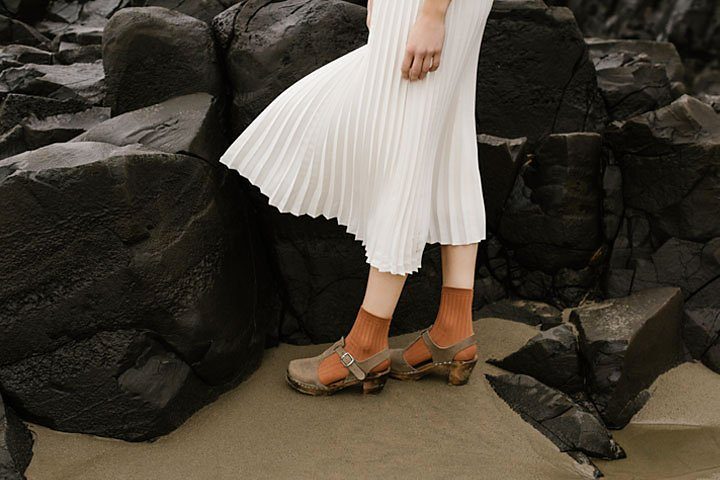
#> input picture images/a1images/highlights_and_shadows.jpg, 720 x 480 px
$ jupyter execute q2_gamma.ipynb
#> lines starting #> are read from the running program, lines starting #| are printed output that depends on the picture
**Sub questions:**
- (a) Apply gamma correction to the **L plane only** in L\*a\*b\* colour space and state the γ value
- (b) Show histograms of the original and corrected images

**Image:** `highlights_and_shadows.jpg`

[cell 1]
import cv2 as cv
import numpy as np
import matplotlib.pyplot as plt
import os

# Load image — OpenCV reads as BGR
img_bgr = cv.imread('../images/a1images/highlights_and_shadows.jpg')
#> img_bgr is the input picture: shape (480, 720, 3); mean B, G, R 58.1, 68.6, 75.7
assert img_bgr is not None, "Could not load highlights_and_shadows.jpg"

# Convert BGR → RGB for correct matplotlib display
img_rgb = cv.cvtColor(img_bgr, cv.COLOR_BGR2RGB)

print(f"Image shape : {img_bgr.shape}")
#| Image shape : (480, 720, 3)
print(f"Dtype       : {img_bgr.dtype}")
#| Dtype       : uint8
print(f"Min / Max   : {img_bgr.min()} / {img_bgr.max()}")
#| Min / Max   : 0 / 255

[cell 2]
# Display original image
fig, ax = plt.subplots(1, 1, figsize=(7, 5))
ax.imshow(img_rgb)
ax.set_title('Original Image — highlights_and_shadows.jpg', fontsize=12)
ax.axis('off')
plt.tight_layout()
os.makedirs('../outputs/q2', exist_ok=True)
plt.savefig('../outputs/q2/q2_original.png', dpi=150, bbox_inches='tight')
plt.show()

## (a) Gamma Correction on the L Channel

[cell 3]
# ── Step 1: Convert BGR → L*a*b* ─────────────────────────────────────────────
img_lab = cv.cvtColor(img_bgr, cv.COLOR_BGR2Lab)
#> img_lab: shape (480, 720, 3); mean of channels 0, 1, 2 71.3, 129.1, 135

# ── Step 2: Split into L, a*, b* channels ─────────────────────────────────────
L, a, b = cv.split(img_lab)
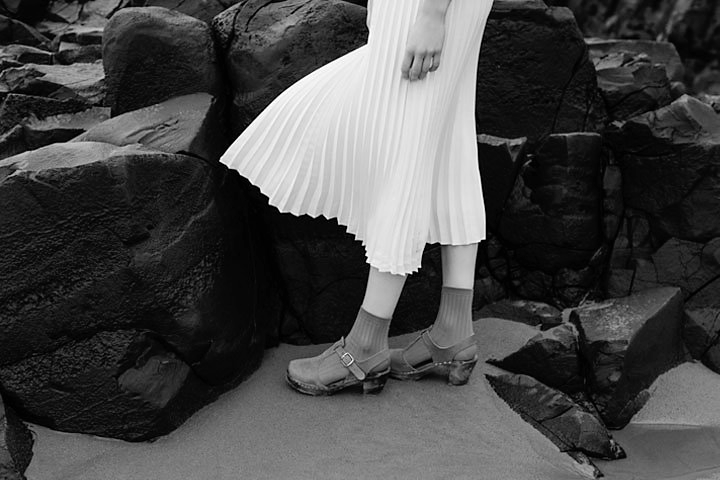
#> L: shape (480, 720); min 0, max 255, mean 71.3
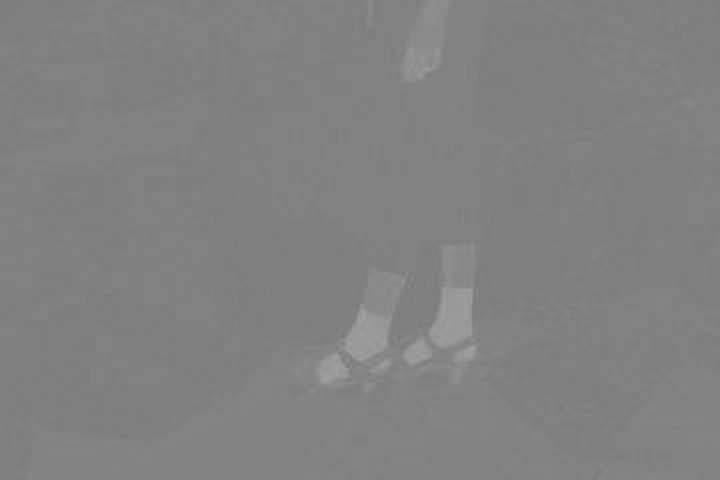
#> a: shape (480, 720); min 119, max 160, mean 129.1

print(f"L channel — Min: {L.min()}, Max: {L.max()}, Mean: {L.mean():.2f}, Std: {L.std():.2f}")
#| L channel — Min: 0, Max: 255, Mean: 71.26, Std: 69.73
print(f"Image is {'DARK (mean < 127) → use γ < 1 to brighten' if L.mean() < 127 else 'BRIGHT (mean > 127) → use γ > 1 to darken'}")
#| Image is DARK (mean < 127) → use γ < 1 to brighten

[cell 4]
# ── Step 3: Apply gamma correction to L channel only ─────────────────────────

GAMMA = 0.45   # γ < 1 brightens the image; stated value for the report

def gamma_correct_channel(channel_uint8, gamma):
    """
    Apply gamma correction to a single uint8 channel.
    Steps:
      1. Normalize to [0, 1]
      2. Apply power law: s = r^gamma
      3. Scale back to [0, 255] as uint8
    """
#> called with gamma = 0.45
    # Normalize to float [0, 1]
    channel_norm = channel_uint8.astype(np.float32) / 255.0
    # Apply gamma
    corrected = np.power(channel_norm, gamma)
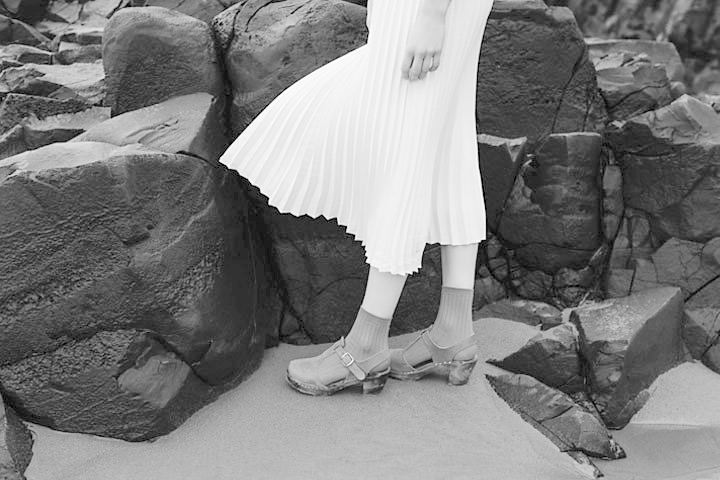
#> corrected: shape (480, 720) float32; min 0, max 1, mean 0.492
    # Scale back to uint8
    return (corrected * 255).astype(np.uint8)


L_corrected = gamma_correct_channel(L, GAMMA)

print(f"Gamma applied  : γ = {GAMMA}")
print(f"L original     — Mean: {L.mean():.2f} | Std: {L.std():.2f}")
#| L original     — Mean: 71.26 | Std: 69.73
print(f"L corrected    — Mean: {L_corrected.mean():.2f} | Std: {L_corrected.std():.2f}")
#| L corrected    — Mean: 125.03 | Std: 63.44

[cell 5]
# ── Step 4: Merge corrected L with original a* and b* ────────────────────────
img_lab_corrected = cv.merge([L_corrected, a, b])
#> img_lab_corrected: shape (480, 720, 3); mean of channels 0, 1, 2 125, 129.1, 135

# ── Step 5: Convert L*a*b* → BGR → RGB for display ───────────────────────────
img_bgr_corrected = cv.cvtColor(img_lab_corrected, cv.COLOR_Lab2BGR)
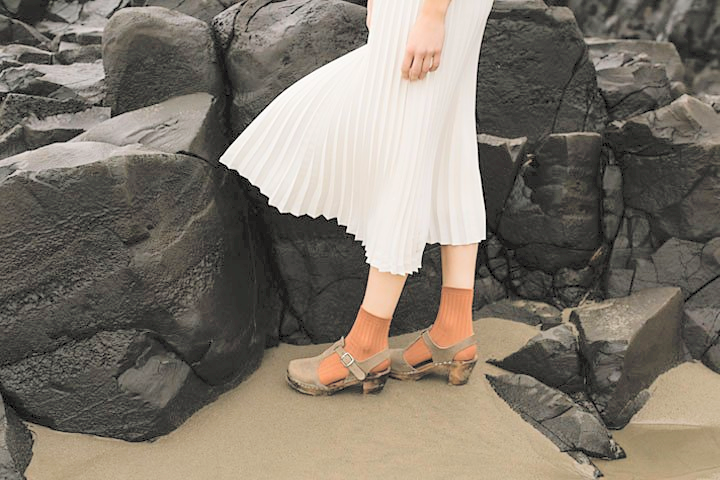
#> img_bgr_corrected: shape (480, 720, 3); mean B, G, R 107.3, 118.3, 126.3
img_rgb_corrected = cv.cvtColor(img_bgr_corrected, cv.COLOR_BGR2RGB)

print("Corrected image shape :", img_bgr_corrected.shape)
#| Corrected image shape : (480, 720, 3)
print("Corrected image dtype :", img_bgr_corrected.dtype)
#| Corrected image dtype : uint8

[cell 6]
# ── Visual comparison: original vs corrected ─────────────────────────────────
fig, axes = plt.subplots(1, 2, figsize=(14, 5))

axes[0].imshow(img_rgb)
axes[0].set_title('Original Image', fontsize=13)
axes[0].axis('off')

axes[1].imshow(img_rgb_corrected)
axes[1].set_title(f'Gamma Corrected  (γ = {GAMMA}, L channel only)', fontsize=13)
axes[1].axis('off')

plt.suptitle('Q2(a): Gamma Correction in L*a*b* Colour Space', fontsize=14, fontweight='bold')
plt.tight_layout()
plt.savefig('../outputs/q2/q2_comparison.png', dpi=150, bbox_inches='tight')
plt.show()

## (b) Histograms of Original and Corrected Images

[cell 7]
# ── Compute histograms of L channel before and after ─────────────────────────
hist_L_orig = np.histogram(L.ravel(),           bins=256, range=(0, 256))[0]
#> hist_L_orig = 256 values, max 13634 at index 12, min 0 at index 4, mean 1350
hist_L_corr = np.histogram(L_corrected.ravel(), bins=256, range=(0, 256))[0]
#> hist_L_corr = 256 values, max 13634 at index 64, min 0 at index 1, mean 1350

fig, axes = plt.subplots(1, 2, figsize=(14, 4))

axes[0].bar(range(256), hist_L_orig, color='steelblue', alpha=0.8, width=1.0)
axes[0].set_title('Histogram — L Channel (Original)', fontsize=12)
axes[0].set_xlabel('L Intensity (0–255)')
axes[0].set_ylabel('Frequency')
axes[0].set_xlim([0, 255])
axes[0].axvline(L.mean(), color='red', linestyle='--', linewidth=1.5,
                label=f'Mean = {L.mean():.1f}')
axes[0].legend()

axes[1].bar(range(256), hist_L_corr, color='darkorange', alpha=0.8, width=1.0)
axes[1].set_title(f'Histogram — L Channel (Gamma γ={GAMMA})', fontsize=12)
axes[1].set_xlabel('L Intensity (0–255)')
axes[1].set_ylabel('Frequency')
axes[1].set_xlim([0, 255])
axes[1].axvline(L_corrected.mean(), color='red', linestyle='--', linewidth=1.5,
                label=f'Mean = {L_corrected.mean():.1f}')
axes[1].legend()

plt.suptitle('Q2(b): L Channel Histograms — Before and After Gamma Correction',
             fontsize=13, fontweight='bold')
plt.tight_layout()
plt.savefig('../outputs/q2/q2_histograms_L.png', dpi=150, bbox_inches='tight')
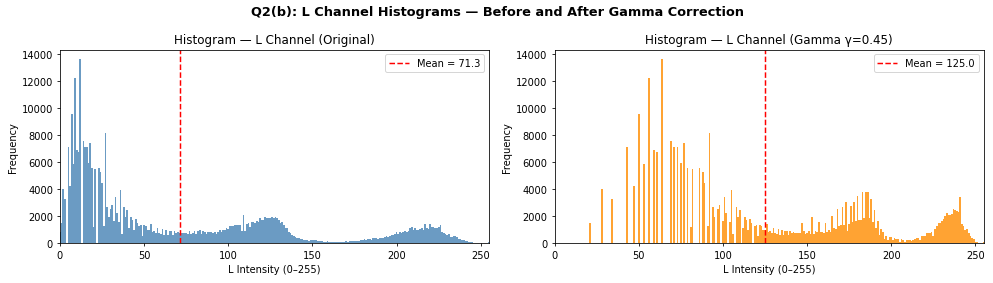
#> figure drawn by matplotlib, 2 panels; panel 1: tallest bar 13634 high, from x = 11.5 to 12.5; panel 2: tallest bar 13634 high, from x = 63.5 to 64.5
plt.show()

[cell 8]
# ── Also show full RGB histograms of original vs corrected ──────────────────
fig, axes = plt.subplots(2, 3, figsize=(16, 8))
fig.suptitle('Q2(b): RGB Channel Histograms — Original vs Corrected', fontsize=13, fontweight='bold')

channel_names  = ['Red', 'Green', 'Blue']
channel_colors = ['red', 'green', 'blue']

for col, (ch_name, ch_color) in enumerate(zip(channel_names, channel_colors)):
    # Original
    hist_orig = np.histogram(img_rgb[:,:,col].ravel(), bins=256, range=(0,256))[0]
    axes[0, col].bar(range(256), hist_orig, color=ch_color, alpha=0.6, width=1.0)
    axes[0, col].set_title(f'Original — {ch_name} channel', fontsize=11)
    axes[0, col].set_xlim([0, 255])
    axes[0, col].set_xlabel('Intensity')
    axes[0, col].set_ylabel('Frequency')

    # Corrected
    hist_corr = np.histogram(img_rgb_corrected[:,:,col].ravel(), bins=256, range=(0,256))[0]
    axes[1, col].bar(range(256), hist_corr, color=ch_color, alpha=0.6, width=1.0)
    axes[1, col].set_title(f'Corrected — {ch_name} channel', fontsize=11)
    axes[1, col].set_xlim([0, 255])
    axes[1, col].set_xlabel('Intensity')
    axes[1, col].set_ylabel('Frequency')

plt.tight_layout()
plt.savefig('../outputs/q2/q2_histograms_RGB.png', dpi=150, bbox_inches='tight')
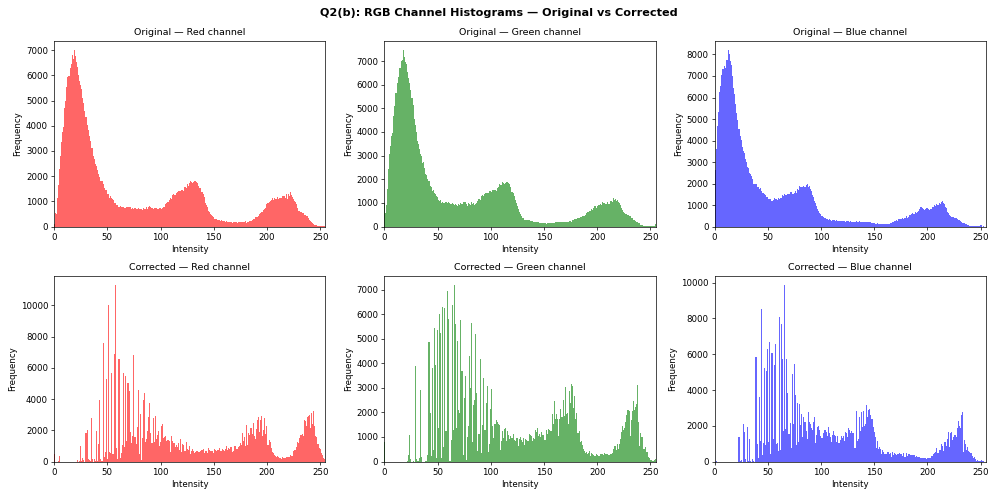
#> figure drawn by matplotlib, 6 panels; panel 1: tallest bar 7023 high, from x = 18.5 to 19.5; panel 2: tallest bar 7486 high, from x = 17.5 to 18.5; panel 3: tallest bar 8229 high, from x = 12.5 to 13.5; panel 4: tallest bar 11341 high, from x = 57.5 to 58.5
plt.show()

[cell 9]
# ── Statistics summary ───────────────────────────────────────────────────────
print(f"Gamma value used: γ = {GAMMA}  (γ < 1 → brightening)")
print()
print(f"{'Channel':<20} {'Mean (orig)':>12} {'Mean (corr)':>12} {'Std (orig)':>11} {'Std (corr)':>11}")
print("-" * 70)

# L channel
print(f"{'L (luminance)':<20} {L.mean():>12.2f} {L_corrected.mean():>12.2f} "
      f"{L.std():>11.2f} {L_corrected.std():>11.2f}")
#| L (luminance)               71.26       125.03       69.73       63.44

# RGB channels
ch_names = ['Red', 'Green', 'Blue']
for i, name in enumerate(ch_names):
    orig_ch = img_rgb[:,:,i]
    corr_ch = img_rgb_corrected[:,:,i]
    print(f"{name:<20} {orig_ch.mean():>12.2f} {corr_ch.mean():>12.2f} "
          f"{orig_ch.std():>11.2f} {corr_ch.std():>11.2f}")
#> this loop made 3 passes
#| Red                         75.71       126.27       69.67       68.10
#| Green                       68.57       118.28       65.45       62.31
#| Blue                        58.07       107.32       63.56       58.43
#> pass 1, `orig_ch = img_rgb[:,:,i]`:
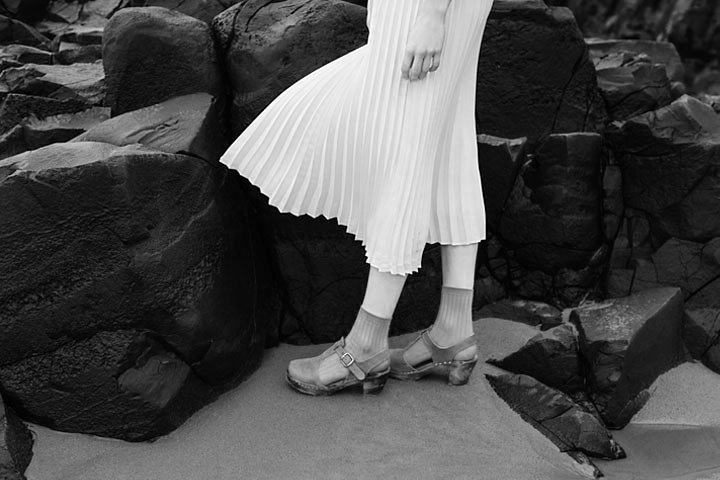
#> orig_ch: shape (480, 720); min 0, max 255, mean 75.7
#> pass 1, `corr_ch = img_rgb_corrected[:,:,i]`:
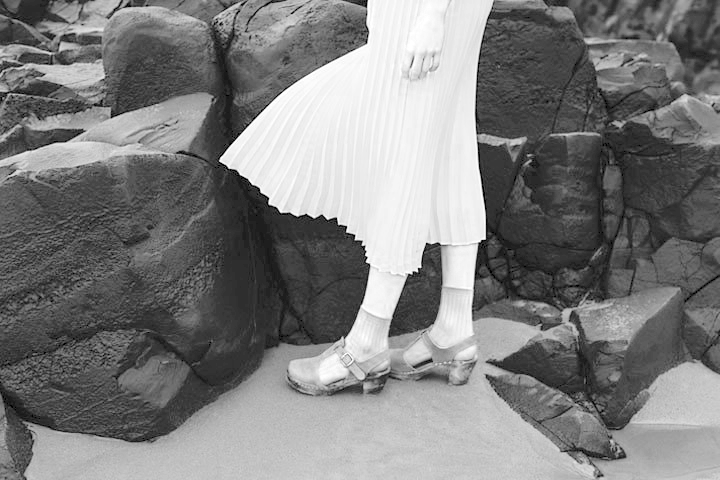
#> corr_ch: shape (480, 720); min 0, max 255, mean 126.3
#> after the loop:
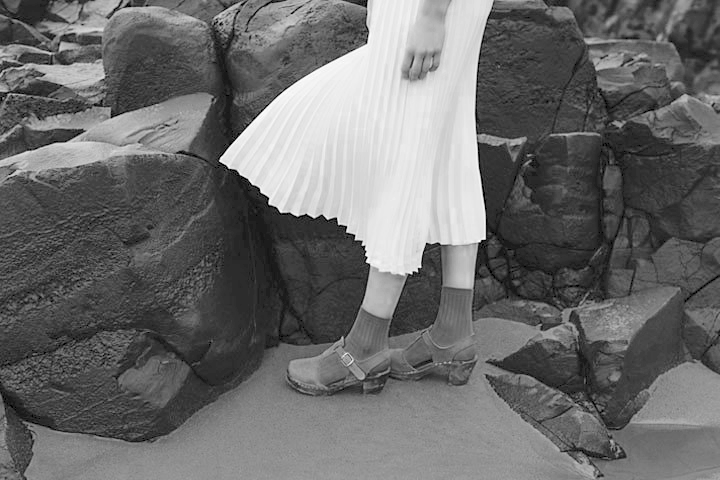
#> corr_ch: shape (480, 720); min 0, max 255, mean 107.3
#> after the loop:
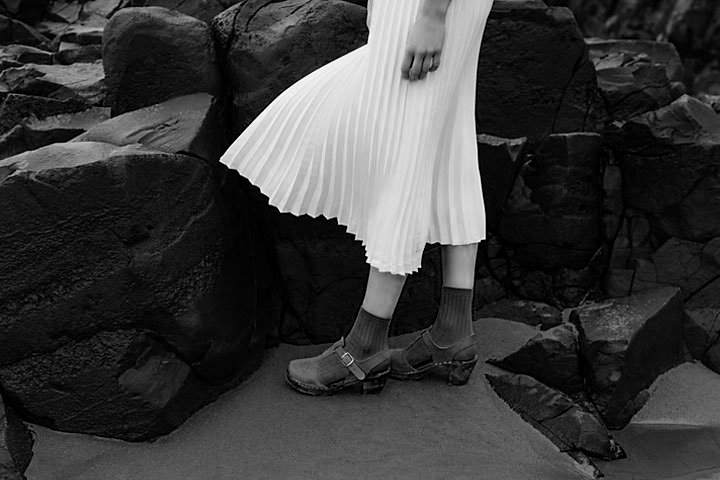
#> orig_ch: shape (480, 720); min 0, max 255, mean 58.1

$ run again, with images/a1images/daisy.jpg copied over images/a1images/highlights_and_shadows.jpg
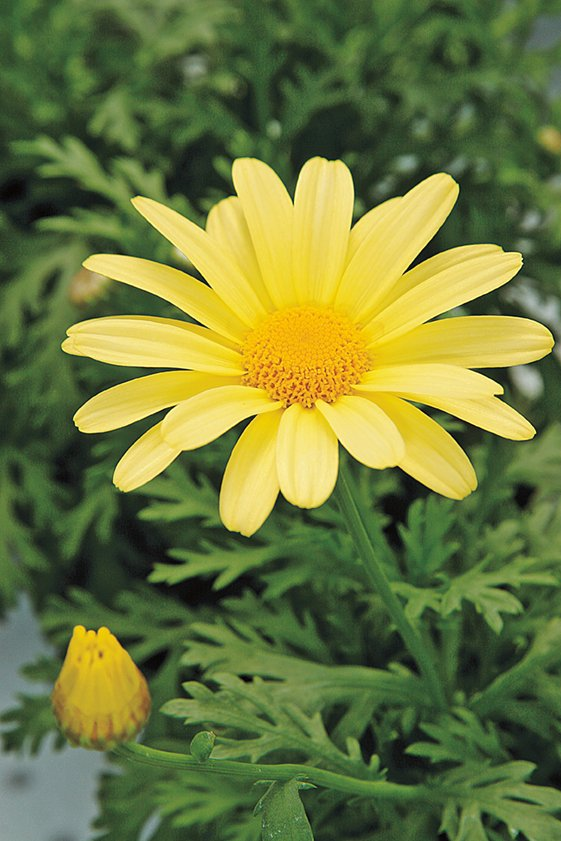
#> input picture images/a1images/daisy.jpg, 561 x 841 px
#> img_bgr is the input picture: shape (841, 561, 3); mean B, G, R 60.7, 120.3, 108.5
#| Image shape : (841, 561, 3)
#| Dtype       : uint8
#| Min / Max   : 0 / 255
#> img_lab: shape (841, 561, 3); mean of channels 0, 1, 2 121.3, 114.4, 157.2
#| L channel — Min: 0, Max: 252, Mean: 121.32, Std: 60.71
#| Image is DARK (mean < 127) → use γ < 1 to brighten
#| L original     — Mean: 121.32 | Std: 60.71
#| L corrected    — Mean: 175.96 | Std: 42.42
#> img_lab_corrected: shape (841, 561, 3); mean of channels 0, 1, 2 176, 114.4, 157.2
#> `img_bgr_corrected = cv.cvtColor(img_lab_corrected, cv.COLOR_Lab2BGR)`:
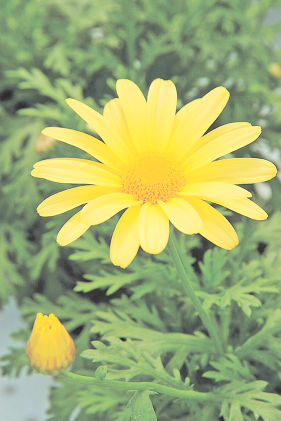
#> img_bgr_corrected: shape (841, 561, 3) (shown at 1/2 size); mean B, G, R 113.2, 175, 161.1
#| Corrected image shape : (841, 561, 3)
#| Corrected image dtype : uint8
#> hist_L_orig = 256 values, max 5335 at index 80, min 0 at index 4, mean 1843
#> hist_L_corr = 256 values, max 12528 at index 241, min 0 at index 1, mean 1843
#| L (luminance)              121.32       175.96       60.71       42.42
#> the loop `for i, name in enumerate(ch_names):` made 3 passes
#| Red                        108.50       161.09       75.50       57.18
#| Green                      120.30       174.99       58.68       43.14
#| Blue                        60.66       113.17       31.20       24.65
#> after the loop `for i, name in enumerate(ch_names):`:
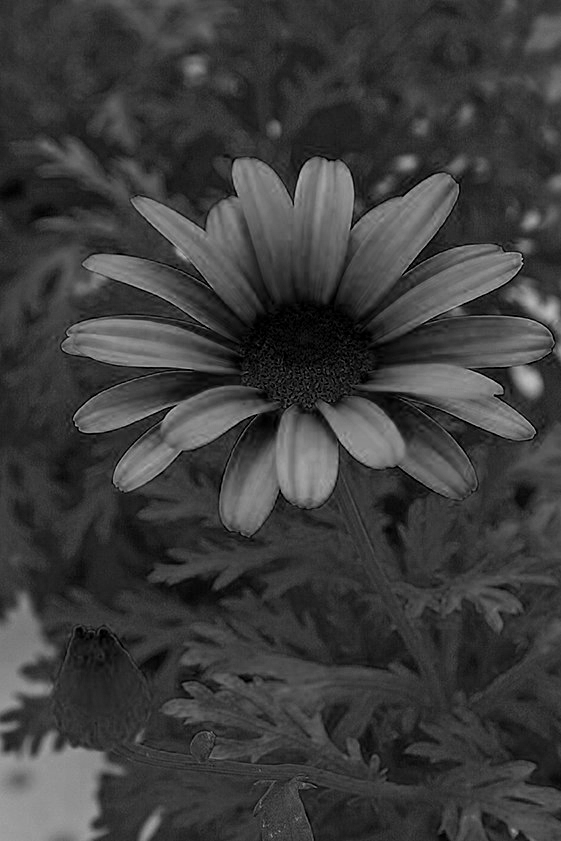
#> orig_ch: shape (841, 561); min 0, max 202, mean 60.7

$ run again, with images/a1images/emma.jpg copied over images/a1images/highlights_and_shadows.jpg
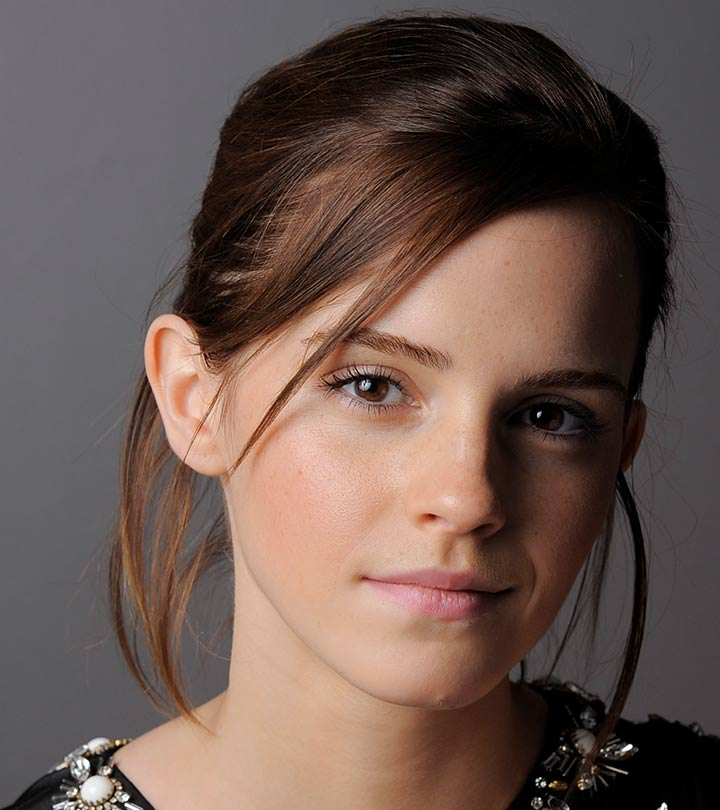
#> input picture images/a1images/emma.jpg, 720 x 810 px
#> img_bgr is the input picture: shape (810, 720, 3); mean B, G, R 80.1, 87.4, 106.8
#| Image shape : (810, 720, 3)
#| Dtype       : uint8
#| Min / Max   : 0 / 255
#> img_lab: shape (810, 720, 3); mean of channels 0, 1, 2 97, 134.8, 135.1
#| L channel — Min: 0, Max: 255, Mean: 97.03, Std: 58.70
#| Image is DARK (mean < 127) → use γ < 1 to brighten
#| L original     — Mean: 97.03 | Std: 58.70
#| L corrected    — Mean: 152.24 | Std: 57.92
#> img_lab_corrected: shape (810, 720, 3); mean of channels 0, 1, 2 152.2, 134.8, 135.1
#| Corrected image shape : (810, 720, 3)
#| Corrected image dtype : uint8
#> hist_L_orig = 256 values, max 15795 at index 116, min 0 at index 4, mean 2278.1
#> hist_L_corr = 256 values, max 31175 at index 178, min 0 at index 1, mean 2278.1
#| L (luminance)               97.03       152.24       58.70       57.92
#> the loop `for i, name in enumerate(ch_names):` made 3 passes
#| Red                        106.75       162.20       65.39       65.75
#| Green                       87.37       141.43       53.75       55.19
#| Blue                        80.09       133.58       49.28       51.82
#> after the loop `for i, name in enumerate(ch_names):`:
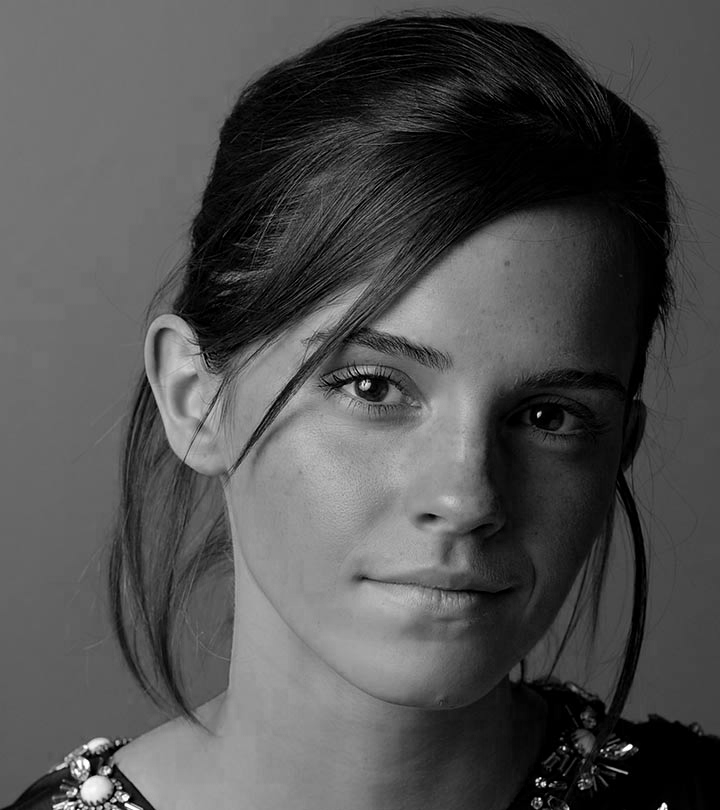
#> orig_ch: shape (810, 720); min 0, max 255, mean 80.1
